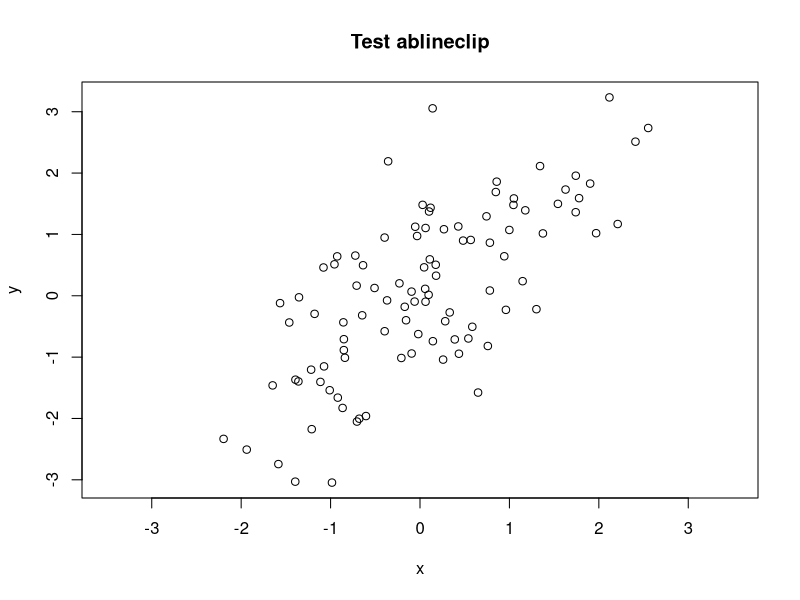

Source code (R): (Note: this script raises an error after producing the figure.)
# The plotrix demo in roughly alphabetical order
# Press <Enter> to advance through the demo,
# Ctrl-C (Linux) or Esc (Windows) to exit
par(ask=TRUE)
x <- rnorm(100)
y <- x + rnorm(100)
lmfit <- lm(y~x)
plot(x,y,xlim=c(-3.5,3.5),main="Test ablineclip")
ablineclip(lmfit,x1=-2,x2=2,lty=2)
ablineclip(h=0,x1=-2,x2=2,lty=3,col="red")
ablineclip(v=0,y1=-2.5,y2=1.5,lty=4,col="green")
testdf<-data.frame(Before=c(10,7,5),During=c(8,6,2),After=c(5,3,4))
rownames(testdf)<-c("Red","Green","Blue")
barp(testdf,main="Test addtable2plot",ylab="Value",
 names.arg=colnames(testdf),col=2:4)
addtable2plot(2,8,testdf,bty="o",display.rownames=TRUE,hlines=TRUE,
 title="The table")
plot(0,xlim=c(1,5),ylim=c(1,5),main="Test of arctext",xlab="",ylab="",
 type="n")
arctext("bendy like spaghetti",center=c(3,3),col="blue")
arctext("bendy like spaghetti",center=c(3,3),radius=1.5,start=pi,cex=2)
arctext("bendy like spaghetti",center=c(3,3),radius=0.5,
 start=pi/2,stretch=1.2)
plot(3:10,main="Axis break test")
# put a break at the default axis and position
axis.break()
axis.break(2,2.9,style="zigzag")
twogrp<-c(rnorm(10)+4,rnorm(10)+20)
gap.plot(twogrp,gap=c(8,16),xlab="Index",ylab="Group values",
 main="Two separated groups with gap axis break",
 col=c(rep(2,10),rep(3,10)),ytics=c(3,5,18,20))
legend(12,6,c("Low group","High group"),pch=1,col=2:3)
plot(1:10*0.001,1:10*100,axes=FALSE,xlab="",ylab="",main="Axis multipliers")
box()
axis.mult(1,mult=0.001)
axis.mult(2,mult=100)
cat1<-sample(LETTERS[1:4],40,TRUE)
cat2<-paste(cat1,sample(1:4,40,TRUE),sep="")
cat3<-paste(cat2,sample(letters[1:4],40,TRUE),sep="")
hcats<-data.frame(cat1,cat2,cat3)
barhier(hcats,col=c("#ff8080","#dddd80","#80ff80","#8080ff"),
 main="Hierarchical count chart",fade=TRUE)
par(mar=c(5,5,4,2))
happyday<-data.frame(Monday=c(2.3,3.4),Tuesday=c(2.8,3.3),Wednesday=c(3.2,3.1),
Thursday=c(3.6,2.8),Friday=c(4.2,2.6),Saturday=c(4.5,2.9),Sunday=c(4.1,2.8))
happylabels<-c("Utterly dashed","Rather mopey","Indifferent","Somewhat elated",
 "Euphoric")
barp(happyday,names.arg=names(happyday),legend.lab=c("Slaves","Unemployed"),
 legend.pos="e",col=c("#ee7700","#3333ff"),
 main="Test of barp, staxlab and color.legend",
 xlab="Day of week",ylab="Happiness rating",ylim=c(1,5),staxx=TRUE,staxy=TRUE,
 height.at=1:5,height.lab=happylabels,cex.axis=0.9,cylindrical=TRUE,
 shadow=TRUE)
par(mar=c(5,4,4,2))
x<-rnorm(10)
y<-rnorm(10)
plot(x,y,type="p",main="Test of boxed.labels")
nums<-c("one","two","three","four","five","six","seven","eight","nine","ten")
boxed.labels(x,y-0.1,nums)
test.df<-data.frame(a=rnorm(80)+4,b=rnorm(80)+4,c=rep(LETTERS[1:4],each=20),
 d=rep(rep(letters[1:4],each=4),5))
bp<-brkdn.plot("a","c","d",test.df,main="Test of brkdn.plot",
 mct="median",md="mad",xlab="Temperature range", ylab="Cognition",
 xaxlab=c("10-15","16-20","21-25","25-30"),pch=1:4,lty=1:4,col=1:4)
es<-emptyspace(bp)
legend(es,legend=c("Sydney","Gosford","Karuah","Brisbane"),pch=1:4,
 col=1:4,lty=1:4,xjust=0.5,yjust=0.5)
testcp<-list("",40)
for(i in 1:40) testcp[[i]]<-rnorm(sample(1:8,1)*50)
segs<-get.segs(testcp)
centipede.plot(segs,main="Test centipede plot",vgrid=0)
xy.mat<-cbind(sample(1:10,200,TRUE),sample(1:10,200,TRUE))
clusteredpoints<-
 cluster.overplot(xy.mat,col=rep(c("red","green"),each=100))
plot(clusteredpoints,col=clusteredpoints$col,
 main="Cluster overplot test")
xy.mat<-cbind(sample(1:10,200,TRUE),sample(1:10,200,TRUE))
count.overplot(xy.mat,main="Count overplot test",
 xlab="X values",ylab="Y values")
 par(mar=c(7,4,4,6))
testcol<-color.gradient(c(0,1),0,c(1,0),nslices=5)
col.labels<-c("Cold","Warm","Hot")
color2D.matplot(matrix(rnorm(100),nrow=10),c(1,0),0,c(0,1),
 main="Test color2D.matplot with color.legend")
color.legend(11,6,11.8,9,col.labels,testcol,gradient="y")
color.legend(10.2,2,11,5,col.labels,testcol,align="rb",gradient="y")
color.legend(0.5,-2,3.5,-1.2,col.labels,testcol)
color.legend(7,-1.8,10,-1,col.labels,testcol,align="rb",col=testcol[c(1,3,5)])
par(mar=c(5,4,4,2))
x<-c(0,cumsum(rnorm(99)))
y<-c(0,cumsum(rnorm(99)))
xydist<-sqrt(x*x+y*y)
plot(x,y,main="Random walk plot (color.scale.lines)",xlab="X",ylab="Y",type="n")
color.scale.lines(x,y,c(1,1,0),0,c(0,1,1),colvar=xydist,lwd=2)
boxed.labels(x,y,labels=1:100,border=FALSE,cex=0.5)
testlen<-rnorm(24)*2+5
testpos<-0:23+rnorm(24)/4
clock24.plot(testlen[7:19],testpos[7:19],
 main="Test Clock24 daytime (symbols)",
 point.col="blue",rp.type="s",lwd=3)
par(mar=c(5,4,4,2))
x<-seq(1,100)
y<-sin(x/5)+x/20
clplot(x,y,main="Test of clplot")
data(mtcars)
mysubset<-mtcars[substr(dimnames(mtcars)[[1]],1,1)=="M",c("mpg","hp","wt","disp")]
diamondplot(mysubset,name="Test of diamondplot")
plot(1:10, asp = 1,main="Test draw.arc")
draw.arc(5, 5, 1:10/10, deg2 = 1:10*10, col = "blue")
draw.arc(8, 8, 1:10/10, deg2 = 1:10*10, col = 1:10)
plot(1:5,seq(1,10,length=5),type="n",xlab="",ylab="",main="Test draw.circle")
draw.circle(2,2,0.5,border="purple",lty=1,lwd=1)
draw.circle(2.5,8,0.6,border="red",lty=3,lwd=3)
draw.circle(4,3,0.7,border="green",lty=1,lwd=1)
draw.circle(3.5,7,0.8,border="blue",lty=2,lwd=2)
x<-rnorm(10)
y<-rnorm(10)
plot(x,y,main="Find the empty space",xlab="X",ylab="Y")
es<-emptyspace(x,y)
boxed.labels(es,labels="Here is the\nempty space")
iucn.df<-data.frame(area=c("Africa","Asia","Europe","N&C America",
 "S America","Oceania"),threatened=c(5994,7737,1987,4716,5097,2093))
fan.plot(iucn.df$threatened,max.span=pi,
 labels=paste(iucn.df$area,iucn.df$threatened,sep="-"),
 main="Threatened species by geographical area (fan.plot)",ticks=276)
feather.plot(0.6+rnorm(8)/5,seq(0,7*pi/4,by=pi/4),1:8,
 main="Test of feather.plot",xlab="Time",ylab="Value")
plot(1:5,type="n",main="Floating Pie test",xlab="",ylab="",axes=FALSE)
box()
polygon(c(0,0,5.5,5.5),c(0,3,3,0),border="#44aaff",col="#44aaff")
floating.pie(1.7,3,c(2,4,4,2,8),radius=0.5,
 col=c("#ff0000","#80ff00","#00ffff","#44bbff","#8000ff"))
floating.pie(3.1,3,c(1,4,5,2,8),radius=0.5,
 col=c("#ff0000","#80ff00","#00ffff","#44bbff","#8000ff"))
floating.pie(4,1.5,c(3,4,6,7),radius=0.5,
 col=c("#ff0066","#00cc88","#44bbff","#8000ff"))
draw.circle(3.9,2.1,radius=0.04,col="white")
draw.circle(3.9,2.1,radius=0.04,col="white")
draw.circle(3.9,2.1,radius=0.04,col="white")
draw.circle(4,2.3,radius=0.04,col="white")
draw.circle(4.07,2.55,radius=0.04,col="white")
draw.circle(4.03,2.85,radius=0.04,col="white")
text(c(1.7,3.1,4),c(3.7,3.7,3.7),c("Pass","Pass","Fail"))
Ymd.format<-"%Y/%m/%d"
gantt.info<-list(labels=
 c("First task","Second task","Third task","Fourth task","Fifth task"),
 starts=
 as.POSIXct(strptime(
 c("2004/01/01","2004/02/02","2004/03/03","2004/05/05","2004/09/09"),
 format=Ymd.format)),
 ends=
 as.POSIXct(strptime(
 c("2004/03/03","2004/05/05","2004/05/05","2004/08/08","2004/12/12"),
 format=Ymd.format)),
 priorities=c(1,2,3,4,5))
vgridpos<-as.POSIXct(strptime(c("2004/01/01","2004/02/01","2004/03/01",
 "2004/04/01","2004/05/01","2004/06/01","2004/07/01","2004/08/01",
 "2004/09/01","2004/10/01","2004/11/01","2004/12/01"),format=Ymd.format))
vgridlab<-
 c("Jan","Feb","Mar","Apr","May","Jun","Jul","Aug","Sep","Oct","Nov","Dec")
gantt.chart(gantt.info,main="Calendar date Gantt chart (2004)",
 priority.legend=TRUE,vgridpos=vgridpos,vgridlab=vgridlab,hgrid=TRUE)
twogrp<-c(rnorm(10)+4,rnorm(10)+20)
gap.barplot(twogrp,gap=c(8,16),xlab="Index",ytics=c(3,6,17,20),
 ylab="Group values",main="Test gap.barplot")
twovec<-list(vec1=c(rnorm(30),-6),vec2=c(sample(1:10,40,TRUE),20))
gap.boxplot(twovec,gap=list(top=c(12,18),bottom=c(-5,-3)),
 main="Test gap.boxplot")
twogrp<-c(rnorm(5)+4,rnorm(5)+20,rnorm(5)+5,rnorm(5)+22)
gpcol<-c(2,2,2,2,2,3,3,3,3,3,4,4,4,4,4,5,5,5,5,5)
gap.plot(twogrp,gap=c(8,16),xlab="Index",ylab="Group values",
 main="Test gap.plot",col=gpcol)
plot(0:10,type="n",axes=FALSE,main="Test gradient.rect")
gradient.rect(1,0,3,6,reds=c(1,0),
 greens=c(seq(0,1,length=10),seq(1,0,length=10)),
 blues=c(0,1),gradient="y")
gradient.rect(4,0,6,6,c(seq(0,1,length=10),rep(1,10)),
 c(rep(1,10),seq(1,0,length=10)),c(0,0),gradient="y")
gradient.rect(7,0,9,6,col=smoothColors("red",38,"blue"),border=NA)
test.df<-data.frame(Age=rnorm(100,25,10),
 Sex=sample(c("M","F"),100,TRUE),
 Marital=sample(c("M","X","S","W"),100,TRUE),
 Employ=sample(c("FT","PT","NO"),100,TRUE))
test.col<-list(Overall="green",Employ=c("purple","orange","brown"),
 Marital=c("#1affd8","#caeecc","#f7b3cc","#94ebff"),Sex=c(2,4))
hierobarp(formula=Age~Sex+Marital+Employ,data=test.df,main="Hierobarp",
 col=test.col,showall=TRUE)
druguse<-matrix(c(sample(c(0,1),200,TRUE),
 sample(c(0,1),200,TRUE),
 sample(c(0,1),200,TRUE),
 sample(c(0,1),200,TRUE)),ncol=4)
colnames(druguse)<-c("Alc","Tob","THC","Amp")
druglist<-makeIntersectList(druguse)
intersectDiagram(druglist)
l <- list(runif(10)*10,1:10,c(1,1,1,1,4,8))
multhist(l,main="Test of multhist")
windagg<-matrix(c(8,0,0,0,0,0,0,0,4,6,2,1,6,3,0,4,2,8,5,3,5,2,1,1,
 5,5,2,4,1,4,1,2,1,2,4,0,3,1,3,1),nrow=5,byrow=TRUE)
oz.windrose(windagg,legend.pos=-27,main="Australian BoM wind rose")
pieval<-c(2,4,6,8)
pielabels<-
 c("We hate\n pies","We oppose\n  pies","We don't\n  care","We just love pies")
pie3D(pieval,radius=0.9,labels=pielabels,explode=0.1,main="3D PIE OPINIONS")
sex<-sample(c("M","F"),100,TRUE)
hair<-sample(c("Blond","Black","Brown","Red"),100,TRUE)
eye<-sample(c("Blue","Black","Brown","Green"),100,TRUE)
charac<-data.frame(sex=sex,hair=hair,eye=eye)
characlist<-makeDendrite(charac)
plot.dendrite(characlist,names(charac),main="Test dendrogram",cex=0.8)
qnt<-rpois(365,2)
qtdates<-seq(as.Date("2007-01-01"),as.Date("2007-12-31"),by=1)
qnt[c(30,60,90,120,150,180,210,240,270,300,330,360)]<-rep(8,length.out=12)
qt.plot(qnt,as.numeric(qtdates),xlab="Number of days interval",
ylab="Standard drinks per session",main="Test qt.plot")
posmat<-matrix(sample(2:9,30,TRUE),nrow=3)
radial.plot(posmat,labels=paste("X",1:10,sep=""),rp.type="p",
 main="Spiderweb plot (radial.plot)",line.col=2:4,show.grid=FALSE,lwd=1:3,
 radial.lim=c(0,10))
x <- runif(20)
y <- runif(20)
revaxis(x,y,yside=4,main="Test revaxis")
x <- c(0.1,0.1,0.1,0.1,0.1,0.2,0.2,0.2,0.2,0.3,0.3)
y <- c( 1,  1,  1,  1,  2,  2,  2,  3,  3,  4,  5 )
plot(x,y)
sizeplot(x,y,main="Test sizeplot")
soils.sw.percent<-data.frame(
 Sand=c(67,67,66,67,36,25,24,59,27,9,8,8,20,
 45,50,56,34,29,39,41,94,98,97,93,96,99),
 Silt=c(17,16,9,8,39,48,54,27,46,70,68,68,66,
 34,30,24,48,53,46,48,2,2,2,4,1,1),
 Clay=c(16,17,25,25,25,27,22,14,27,21,24,24,
 14,21,20,20,18,18,15,11,4,0,1,3,3,0))
soils.sw.cols <- c(1, 1, 1, 1, 2, 2, 2, 2, 2, 3, 3,
 3, 3, 4, 4, 4, 5, 5, 5, 5, 6, 6, 6, 6, 6, 6)
soils.sw.names <- c("Ardington","Astrop","Atrim",
 "Banbury","Beacon","Beckfoot")
soil.texture.uk(soils.sw.percent,
 main = "Ternary Diagram for Some Soils from South West England",
 col.lines = "black", col.names = "black", show.grid = TRUE,
 col.grid = "blue", lty.grid = 2,  pch = 16, cex = 1.0,
 col.symbols = soils.sw.cols, h1 = NA, h3 = NA, t1 = NA,
 t3 = NA , lwduk = 2, xpos = NA, ypos = NA,
 snames = NA, cexuk = 1.1)
legend("topleft", legend = soils.sw.names, col = 1:max(soils.sw.cols),
 pch = 16, cex = 1.1, title = "Location", bty = "n")
fpkids<-data.frame(Food=c("Fatty/sugary","Fruit","Starchy","Meat",
 "Proc.meat","Eggs","Fish","Dairy","Vegetables"),
 Female=c(4.21,4.22,3.98,3.57,3.55,3.46,3.34,3.26,3.13),
 Male=c(4.35,4.13,4.02,3.9,3.81,3.64,3.45,3.27,2.96))
plot(rep(1,9),fpkids$Female,xlim=c(0.8,2.2),
 ylim=range(c(fpkids$Female,fpkids$Male)),xlab="Sex",xaxt="n",
 ylab="Preference rating",main="Children's food preferences by sex",
 col="red")
axis(1,at=1:2,labels=c("Female","Male"))
points(rep(2,9),fpkids$Male,col="blue",pch=2)
spread.labels(rep(1:2,each=9),c(fpkids$Female,fpkids$Male),
 fpkids$Food,between=TRUE,linecol=c("red","blue"))
testx<-matrix(abs(rnorm(100)),nrow=10)
stackpoly(matrix(cumsum(testx),nrow=10),main="Test Stackpoly I",
 xaxlab=c("One","Two","Three","Four","Five",
 "Six","Seven","Eight","Nine","Ten"),border="black",staxx=TRUE)
sample_size<-c(500,-72,428,-94,334,-45,289)
totals<-c(TRUE,FALSE,TRUE,FALSE,TRUE,FALSE,TRUE)
labels<-c("Contact list","Uncontactable","","Declined","","Ineligible",
 "Final sample")
staircase.plot(sample_size,totals,labels,
 main="Acquisition of the sample (staircase.plot)",
 total.col="gray",inc.col=2:4,bg.col="#eeeebb",direction="s")
x<-rnorm(20)
y<-rnorm(20)
xlim<-range(x)
xspace<-(xlim[2]-xlim[1])/20
xlim<-c(xlim[1]-xspace,xlim[2]+xspace)
ylim<-range(y)
yspace<-(ylim[2]-ylim[1])/20
ylim<-c(ylim[1]-yspace,ylim[2]+yspace)
plotlabels<-
 c("one","two","three","four","five","six","seven","eight","nine","ten",
 "eleven","twelve","thirteen","fourteen","fifteen","sixteen","seventeen",
 "eighteen","nineteen","twenty")
plot(x=x,y=y,xlim=xlim,ylim=ylim,main="Test thigmophobe.labels")
thigmophobe.labels(x,y,plotlabels,col=c(2:6,8:12))
data(soils)
triax.return<-triax.plot(soils[1:6,],main="Test triax.plot",
 show.grid=TRUE,show.legend=TRUE,col.symbols=1:6,pch=4)
par(triax.return$oldpar)
twoord.plot(2:10,seq(3,7,by=0.5)+rnorm(9),
 1:15,rev(60:74)+rnorm(15),xlab="Sequence",
 ylab="Ascending values",rylab="Descending values")
tab.title("Test of twoord.plot and tab.title",tab.col="yellow",radius=0.5)
o<-matrix(rep(pi*seq(0.1,0.8,by=0.1),7),ncol=8,byrow=TRUE)
m<-matrix(rnorm(56)+4,ncol=8,byrow=TRUE)
plot(0,xlim=c(0.7,8.3),ylim=c(0.7,7.3),type="n",
 main="Test vector.field with lengthKey")
vectorField(o,m,vecspec="rad")
lengthKey(0.3,-0.5,c(0,5,10),0.24)
zoomInPlot(rnorm(100),rnorm(100),rxlim=c(-1,1),rylim=c(-1,1),
 zoomtitle="Zoom In Plot")
par(ask=FALSE)
